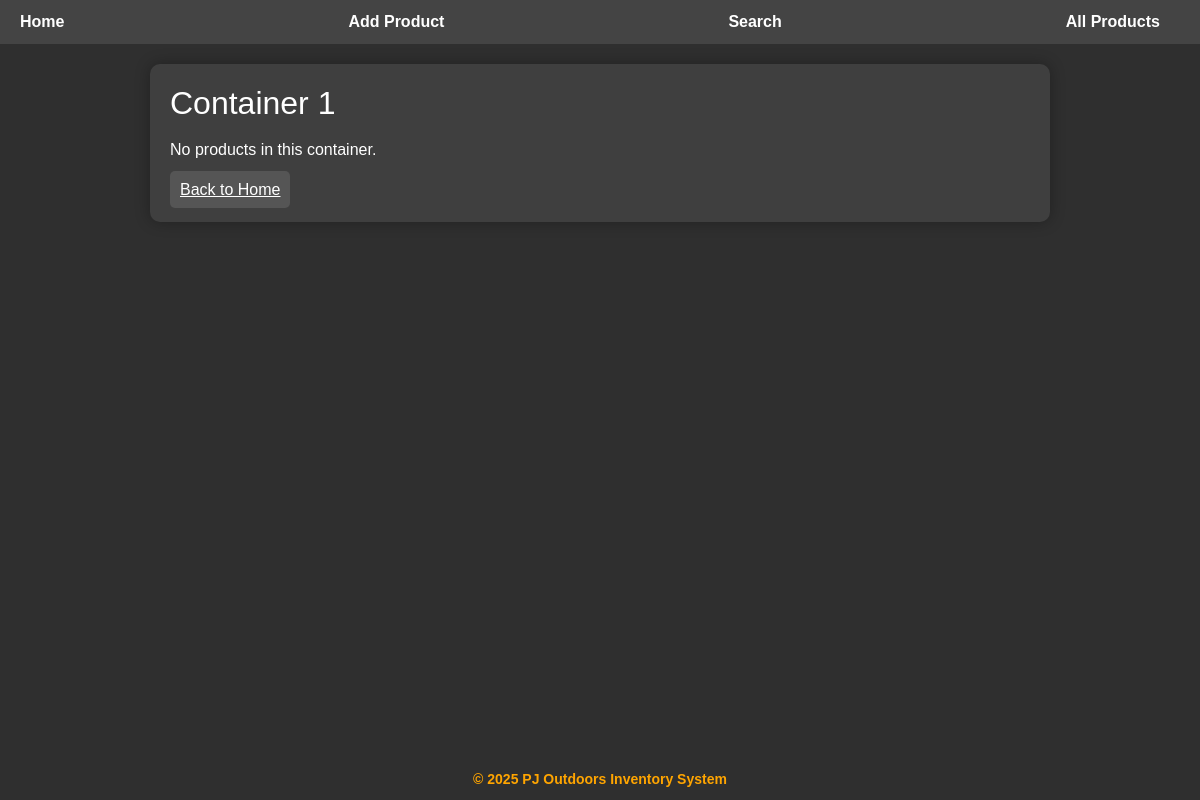
/container/1, run on an earlier commit of the app's database.
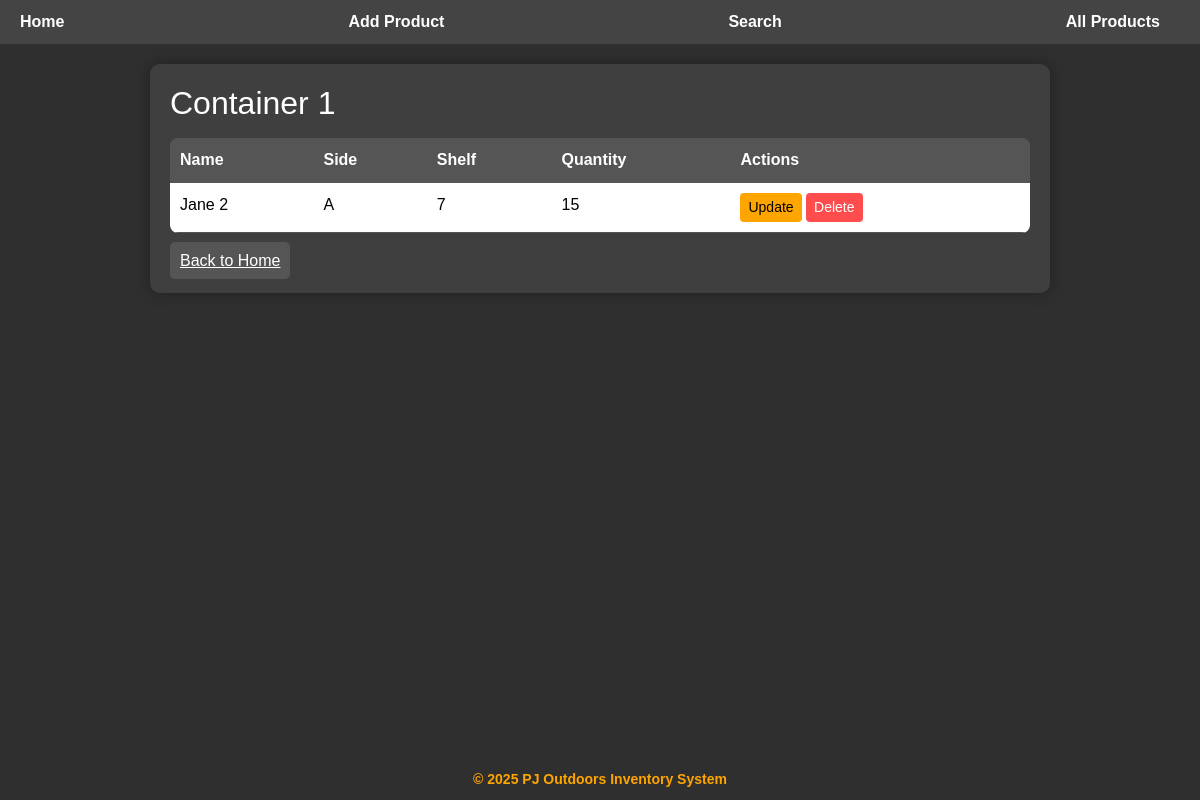
And on a later commit of the database.
### tables this page shows
CREATE TABLE products (
            id INTEGER PRIMARY KEY AUTOINCREMENT,
            name TEXT NOT NULL,
            container INTEGER NOT NULL,
            side TEXT NOT NULL,
            shelf INTEGER NOT NULL,
            quantity INTEGER
        );

### app.py (the view)
@app.route('/container/<int:container_id>')
def container_page(container_id):
    conn = sqlite3.connect(DB_FILE)
    conn.row_factory = dict_factory
    c = conn.cursor()
    c.execute('SELECT * FROM products WHERE container=? ORDER BY shelf', (container_id,))
    products = c.fetchall()
    conn.close()
    return render_template('container.html', container_id=container_id, products=products)

### app.py (called while the page is built)
def dict_factory(cursor, row):
    return {col[0]: row[idx] for idx, col in enumerate(cursor.description)}

### templates/container.html (shortened to what this page needs)
<!DOCTYPE html>
<html lang="en">
<head>
    <link rel="stylesheet" href="/static/style.css">
    <link href="https://cdn.jsdelivr.net/npm/bootstrap@5.3.2/dist/css/bootstrap.min.css" rel="stylesheet">
</head>
<body>
<div class="page-container">
    <div class="navbar">
        <a href="/">Home</a>
        <a href="/add">Add Product</a>
        <a href="/search">Search</a>
        <a href="/index">All Products</a>
    </div>
    <div class="content-wrap container">
        <div class="container-card">
            <h2 class="mb-3">Container {{ container_id }}</h2>
            {% if products %}
            <table class="table">
                <thead>
                    <tr>
                        <th>Name</th>
                        <th>Side</th>
                        <th>Shelf</th>
                        <th>Quantity</th>
                        <th>Actions</th>
                    </tr>
                </thead>
                <tbody>
                    {% for p in products %}
                    <tr class="{% if p['quantity'] <= 5 %}low-stock{% endif %}">
                        <td>{{ p['name'] }}</td>
                        <td>{{ p['side'] }}</td>
                        <td>{{ p['shelf'] }}</td>
                        <td>{{ p['quantity'] }}</td>
                        <td>
                            <a class="btn btn-sm btn-warning" href="/update/{{ p['id'] }}">Update</a>
                            <form action="/delete/{{ p['id'] }}" method="POST" style="display:inline;">
                                <button class="btn btn-sm btn-danger" type="submit" onclick="return confirm('Delete this product?')">Delete</button>
                            </form>
                        </td>
                    </tr>
                    {% endfor %}
                </tbody>
            </table>
            {% else %}
            <p>No products in this container.</p>
            {% endif %}
            <a class="btn-back mt-3" href="/">Back to Home</a>
        </div>
    </div>
    <footer>
        &copy; 2025 PJ Outdoors Inventory System
    </footer>
</div>
</body>
</html>

What changed in the data, as far as the page shows it:
added products: name "Jane 2", side "A", shelf "7", quantity "15"
Also different on the page:
text no longer shown: "No products in this container."
text now shown: "Name Side Shelf Quantity Actions"
